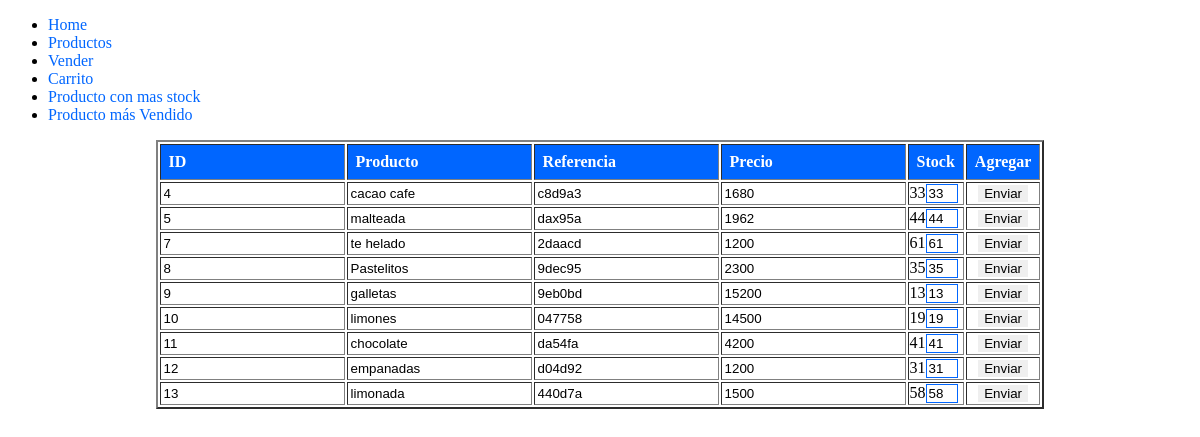
/vender.php, run on the app's committed database.
### tables this page shows
CREATE TABLE IF NOT EXISTS `tiendacafe` (
  `id` int(11) NOT NULL AUTO_INCREMENT COMMENT 'Clave primaria',
  `producto` varchar(50) NOT NULL,
  `referencia` varchar(8) NOT NULL,
  `precio` varchar(10) NOT NULL,
  `peso` varchar(20) NOT NULL,
  `categoria` varchar(20) NOT NULL,
  `stock` varchar(20) NOT NULL,
  `fechacreacion` varchar(20) NOT NULL,
  PRIMARY KEY (`id`)
);

### conexion_servidor.php (called while the page is built, shortened)
<?php
class Conectar
{
	public static function cafe()
	{
		$datasan = array("localhost","rooteando","rooteando1234","cafe");
		$conexion = mysqli_connect((string)$datasan[0],(string)$datasan[1],(string)$datasan[2]);
		mysqli_query($conexion,"SET NAMES 'utf8'");
		mysqli_set_charset($conexion,'utf8');
		mysqli_set_charset($conexion,"SET NAMES 'utf8'");
		$database = mysqli_select_db($conexion,(string)$datasan[3]);
		return $conexion;
	}
}
?>

### vender.php (the view, shortened to what this page needs)
<!DOCTYPE html PUBLIC "-//W3C//DTD XHTML 1.0 Transitional//EN" "http://www.w3.org/TR/xhtml1/DTD/xhtml1-transitional.dtd">
<html xmlns="http://www.w3.org/1999/xhtml">
<head>
</head>
<body>
<?php require_once 'lista.php'; ?>
<center>
<?php
require_once 'conexion_servidor.php';
$SQL_CONSULTA = 'SELECT * FROM tiendacafe';
$data_report = mysqli_query(Conectar::cafe(),$SQL_CONSULTA);
?>
<table border="2" style="width:50%;">
<tr>
<td class="prime lab"><b>ID</b></td>
<td class="segun lab"><b>Producto</b></td>
<td class="terce lab"><b>Referencia</b></td>
<td class="cuatr lab"><b>Precio</b></td>
<td class="quint lab"><b>Stock</b></td>
<td class="sexto lab"><b>Agregar</b></td>
</tr>
<?php
while($despl = mysqli_fetch_array($data_report)){
?>
<tr>
<form action="agregar_al_carrito.php" method="post" name="alcarrito" id="alcarrito" class="alcarrito">
<td class="prime"><input type="text" name="id" value="<?php echo $despl['id']; ?>" readonly="readonly" /></td>
<td class="segun"><input type="text" name="producto" value="<?php echo $despl['producto']; ?>" readonly="readonly" /></td>
<td class="terce"><input type="text" name="referencia" value="<?php echo $despl['referencia']; ?>" readonly="readonly" /></td>
<td class="cuatr"><input type="text" name="precio" value="<?php echo $despl['precio']; ?>" readonly="readonly" /></td>
<td class="quint">
<?php echo $despl['stock']; ?>
<input type="text" name="stock" value="<?php echo $despl['stock']; ?>" />
</td>
<td class="sexto"><center><input type="submit" name="agregar" value="Enviar" /></center></td>
</form>
</tr>
<?php
}
?>
</table>
</center>
</body>
</html>

### vender.php (style rules this page uses)
.prime { width:6%; }
.segun { width:10%; }
.terce { width:8%; }
.cuatr { width:8%; }
.quint { width:16%; }
.sexto { width:6%; }
.lab { background:#06F; color:#FFF; font-weight:650; padding:8px; }
input[type="text"], input[type="submit"] { border:#FFF solid 0px; }
input[name="stock"] { border:#06F solid 1px; width:50%; }

### data on the page
tiendacafe: id "4", producto "cacao cafe", referencia "c8d9a3", precio "1680", stock "33"
tiendacafe: id "5", producto "malteada", referencia "dax95a", precio "1962", stock "44"
tiendacafe: id "7", producto "te helado", referencia "2daacd", precio "1200", stock "61"
tiendacafe: id "8", producto "Pastelitos", referencia "9dec95", precio "2300", stock "35"
tiendacafe: id "9", producto "galletas", referencia "9eb0bd", precio "15200", stock "13"
tiendacafe: id "10", producto "limones", referencia "047758", precio "14500", stock "19"
tiendacafe: id "11", producto "chocolate", referencia "da54fa", precio "4200", stock "41"
tiendacafe: id "12", producto "empanadas", referencia "d04d92", precio "1200", stock "31"
tiendacafe: id "13", producto "limonada", referencia "440d7a", precio "1500", stock "58"
